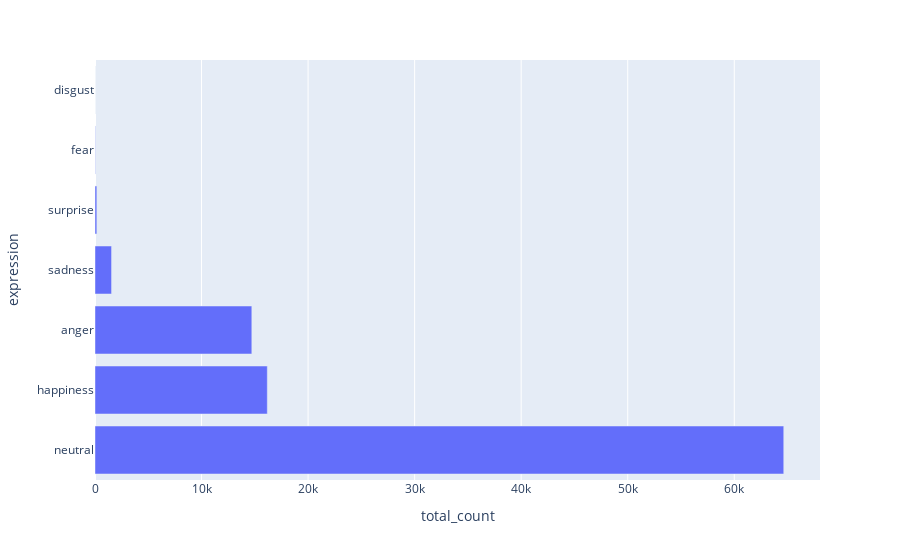

The notebook cell saved with this chart:
### Code cell
px.bar(
    expression_data,
    x="total_count",
    y="expression",
)

### Figure 1 — Plotly figure (JSON) as saved in the notebook; plotly's stock layout.template omitted (floating-point values rounded to 4 significant figures)
{"data": [{"alignmentgroup": "True", "hovertemplate": "total_count=%{x}<br>expression=%{y}<extra></extra>", "legendgroup": "", "marker": {"color": "#636efa"}, "name": "", "offsetgroup": "", "orientation": "h", "showlegend": false, "textposition": "auto", "type": "bar", "x": [64645, 16174, 14719, 1554, 172, 28, 2], "xaxis": "x", "y": ["neutral", "happiness", "anger", "sadness", "surprise", "fear", "disgust"], "yaxis": "y"}], "layout": {"barmode": "relative", "legend": {"tracegroupgap": 0}, "margin": {"t": 60}, "xaxis": {"anchor": "y", "domain": [0, 1], "title": {"text": "total_count"}}, "yaxis": {"anchor": "x", "domain": [0, 1], "title": {"text": "expression"}}}}
